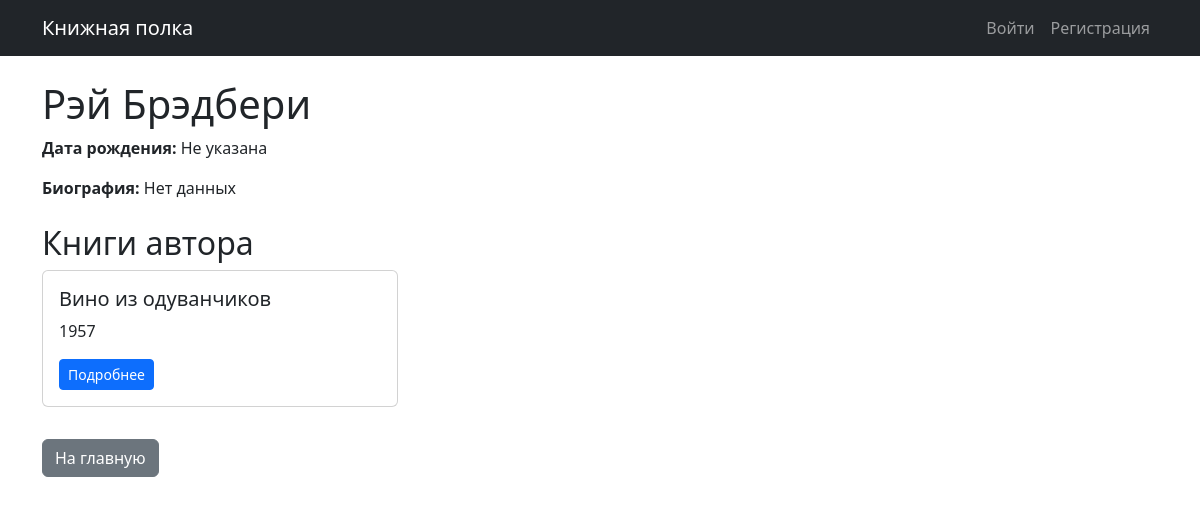
The app's page /author/9/, older data.
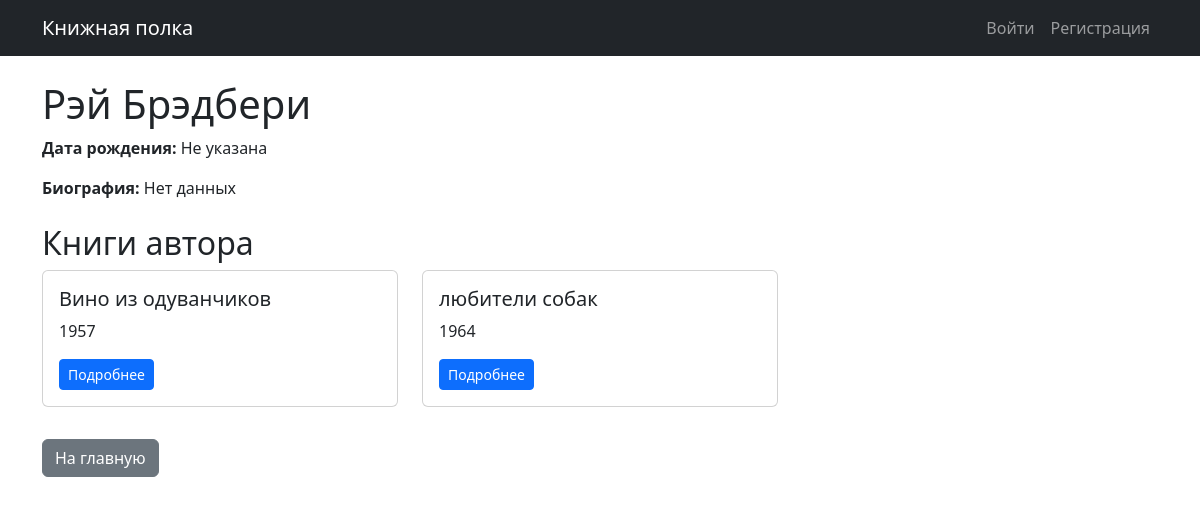
The same page, newer data.
### books/models.py (models this page shows, shortened)
class Author(models.Model):
    name = models.CharField(max_length=100)
    bio = models.TextField(blank=True)
    birth_date = models.DateField(null=True, blank=True)

class Book(models.Model):
    title = models.CharField(max_length=200)
    author = models.ForeignKey(Author, on_delete=models.CASCADE, related_name='books')
    genres = models.ManyToManyField(Genre, related_name='books')
    description = models.TextField()
    publication_year = models.IntegerField(null=True, blank=True)
    cover = models.ImageField(upload_to='covers/', blank=True, null=True)
    added_at = models.DateTimeField(auto_now_add=True)
    read_link = models.URLField(max_length=500, blank=True, null=True)  # если добавили ранее

### books/views.py (the view)
# urls.py: path('author/<int:pk>/', views.AuthorDetailView.as_view(), name='author_detail'),
class AuthorDetailView(DetailView):
    model = Author
    template_name = 'books/author_detail.html'
    context_object_name = 'author'

### templates/books/author_detail.html (shortened to what this page needs)
{% extends 'base.html' %}
{% block content %}
<h1>{{ author.name }}</h1>
<p><strong>Дата рождения:</strong> {{ author.birth_date|default:"Не указана" }}</p>
<p><strong>Биография:</strong> {{ author.bio|default:"Нет данных" }}</p>
<h2 class="mt-4">Книги автора</h2>
<div class="row">
    {% for book in author.books.all %}
        <div class="col-md-4 mb-3">
            <div class="card">
                <div class="card-body">
                    <h5 class="card-title">{{ book.title }}</h5>
                    <p class="card-text">{{ book.publication_year|default:"год не указан" }}</p>
                    <a href="{% url 'book_detail' book.id %}" class="btn btn-sm btn-primary">Подробнее</a>
                </div>
            </div>
        </div>
    {% empty %}
        <p>У этого автора пока нет книг.</p>
    {% endfor %}
</div>
<a href="{% url 'book_list' %}" class="btn btn-secondary mt-3">На главную</a>
{% endblock %}

### templates/base.html (shortened to what this page needs)
<!DOCTYPE html>
<html lang="ru">
<head>
    <link href="https://cdn.jsdelivr.net/npm/bootstrap@5.3.0-alpha1/dist/css/bootstrap.min.css" rel="stylesheet">
</head>
<body>
        <nav class="navbar navbar-expand-lg navbar-dark bg-dark">
        <div class="container">
            <a class="navbar-brand" href="{% url 'book_list' %}">Книжная полка</a>
            <div class="collapse navbar-collapse">
                <ul class="navbar-nav ms-auto">
                  {% if user.is_authenticated %}
    <li class="nav-item">
        <span class="nav-link">Привет, {{ user.username }}</span>
    </li>
    <li class="nav-item">
        <a class="nav-link" href="{% url 'profile' %}">Профиль</a>
    </li>
    <li class="nav-item">
        <a class="nav-link" href="{% url 'propose_book' %}">Предложить книгу</a>
    </li>
    <li class="nav-item">
    <form method="post" action="{% url 'logout' %}" class="d-inline">
        {% csrf_token %}
        <button type="submit" class="nav-link btn btn-link" style="display: inline-block; background: none; border: none; padding: 0.5rem 1rem; margin: 0; color: rgba(255,255,255,0.55); text-decoration: none;">
            Выйти
        </button>
    </form>
</li>
                    {% else %}
                        <li class="nav-item">
                            <a class="nav-link" href="{% url 'login' %}">Войти</a>
                        </li>
                        <li class="nav-item">
                            <a class="nav-link" href="{% url 'register' %}">Регистрация</a>
                        </li>
                    {% endif %}
                </ul>
            </div>
        </div>
    </nav>
    <main class="container my-4">
        {% block content %}
        {% endblock %}
    </main>
</body>
</html>

Row changes from the older to the newer data that the page shows:
added Book: title "любители собак", publication_year "1964"
